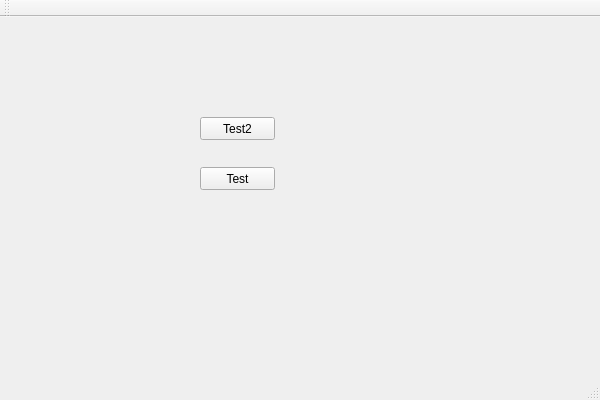
<?xml version="1.0" encoding="UTF-8"?>
<ui version="4.0">
 <class>QtGuiApplication1Class</class>
 <widget class="QMainWindow" name="QtGuiApplication1Class">
  <property name="geometry">
   <rect>
    <x>0</x>
    <y>0</y>
    <width>600</width>
    <height>400</height>
   </rect>
  </property>
  <property name="windowTitle">
   <string>QtGuiApplication1</string>
  </property>
  <widget class="QWidget" name="centralWidget">
   <widget class="QPushButton" name="pushButton">
    <property name="geometry">
     <rect>
      <x>200</x>
      <y>150</y>
      <width>75</width>
      <height>23</height>
     </rect>
    </property>
    <property name="text">
     <string>Test</string>
    </property>
   </widget>
   <widget class="QPushButton" name="pushButton_2">
    <property name="geometry">
     <rect>
      <x>200</x>
      <y>100</y>
      <width>75</width>
      <height>23</height>
     </rect>
    </property>
    <property name="text">
     <string>Test2</string>
    </property>
   </widget>
  </widget>
  <widget class="QMenuBar" name="menuBar">
   <property name="geometry">
    <rect>
     <x>0</x>
     <y>0</y>
     <width>600</width>
     <height>21</height>
    </rect>
   </property>
  </widget>
  <widget class="QToolBar" name="mainToolBar">
   <attribute name="toolBarArea">
    <enum>TopToolBarArea</enum>
   </attribute>
   <attribute name="toolBarBreak">
    <bool>false</bool>
   </attribute>
  </widget>
  <widget class="QStatusBar" name="statusBar"/>
 </widget>
 <layoutdefault spacing="6" margin="11"/>
 <resources>
  <include location="QtGuiApplication1.qrc"/>
 </resources>
 <connections/>
</ui>
